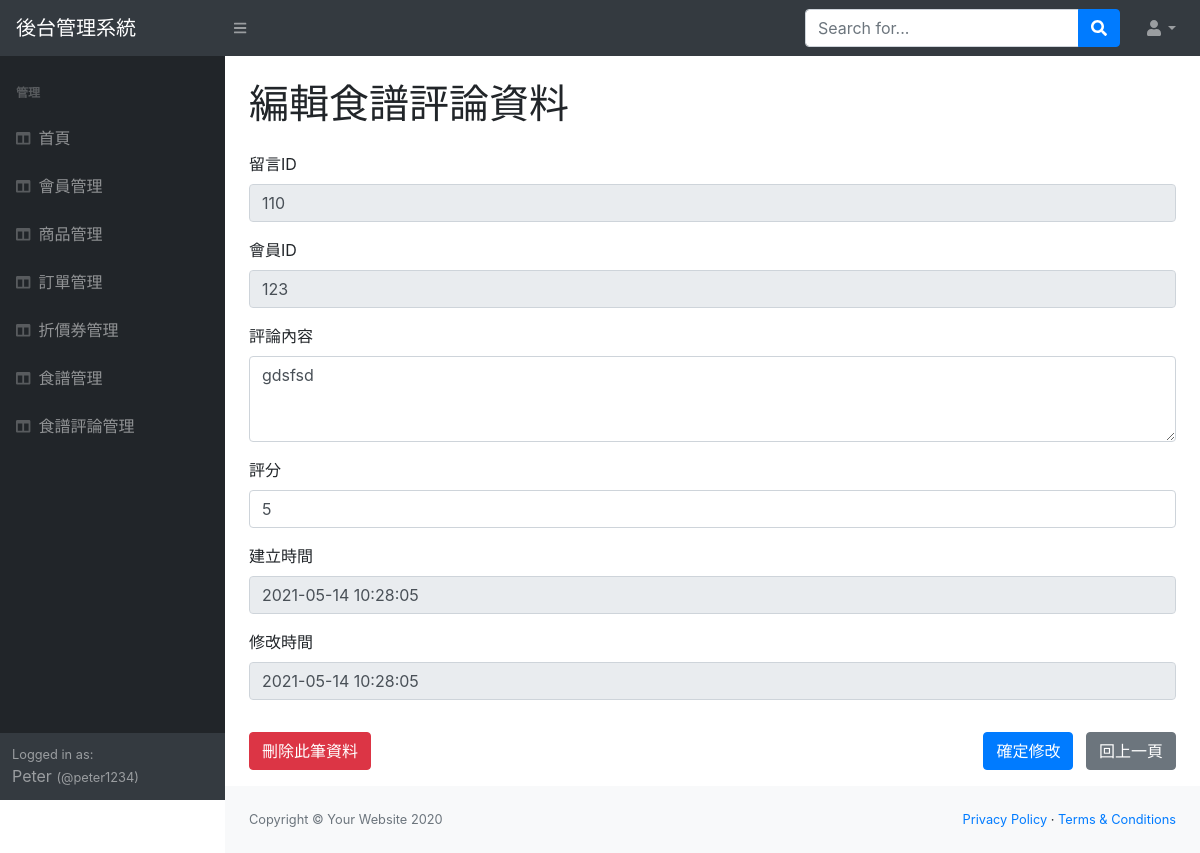
The app's page /recipe_review_view.php?review_id=110 (signed in) with its own data.
### tables this page shows
CREATE TABLE `recipe_reviews` (
  `review_id` int NOT NULL COMMENT '評論ID',
  `recipe_id` int NOT NULL COMMENT '食譜ID',
  `member_id` int DEFAULT NULL COMMENT '會員ID',
  `content` text COMMENT '內容',
  `rating` int NOT NULL COMMENT '評分',
  `created_time` datetime NOT NULL DEFAULT CURRENT_TIMESTAMP COMMENT '建立時間',
  `modified_time` datetime NOT NULL DEFAULT CURRENT_TIMESTAMP ON UPDATE CURRENT_TIMESTAMP COMMENT '修改時間'
);

### recipe_review_view.php (the view, shortened to what this page needs)
<?php
    require "utils/db_connect_mysqli.php";
    $review_id = $_GET["review_id"];
    $sql = "SELECT * FROM recipe_reviews WHERE review_id = $review_id";
    $result = $conn->query($sql);
?>
<!DOCTYPE html>
<html lang="en">
    <head>
        <?php require 'includes/head.php'; ?>
    </head>
    <body class="sb-nav-fixed">
        <?php require 'includes/topnav.php'; ?>
        <div id="layoutSidenav">
            <div id="layoutSidenav_nav">
                <?php require 'includes/sidenav.php'; ?>
            </div>
            <div id="layoutSidenav_content">
                <main>
                    <div class="container">
                        <h1 class="my-4">
                            編輯食譜評論資料
                        </h1>
                        <?php if($result->num_rows > 0): ?>
                            <?php $row = $result->fetch_assoc(); ?>
                            <form action="recipe_review_update.php" method="post">
                                <div class="my-3">
                                    <label>留言ID</label>
                                    <input type="text" class="form-control" name="review_id" value="<?= $row["review_id"] ?>" disabled>
                                </div>
                                <div class="my-3">
                                    <label>會員ID</label>
                                    <input type="text" class="form-control" name="member_id" value="<?= $row["member_id"] ?>" readonly>
                                </div>
                                <div class="my-3">
                                    <label>評論內容</label>
                                    <textarea class="form-control" rows="3" name="content"><?= $row["content"] ?></textarea>
                                </div>
                                <div class="my-3">
                                    <label>評分</label>
                                    <input type="number" class="form-control" name="rating" value="<?= $row["rating"] ?>" required>
                                </div>
                                <div class="my-3">
                                    <label>建立時間</label>
                                    <input type="text" class="form-control"  name="created_time" value="<?= $row["created_time"] ?>" disabled>
                                </div>
                                <div class="my-3">
                                    <label>修改時間</label>
                                    <input type="text" class="form-control"  name="modified_time" value="<?= $row["modified_time"] ?>" disabled>
                                </div>
                                <div class="py-3">
                                    <button type="button" class="btn btn-danger"  onclick="confirmDeletion();">刪除此筆資料</button>
                                    <div class="float-right">
                                        <button type="submit" class="btn btn-primary text-white mr-2">確定修改</button>
                                        <a href="recipe_review_list.php" class="btn btn-secondary text-white">回上一頁</a>
                                    </div>
                                </div>
                            </form>
                        <?php else: ?>
                            沒有這一筆資料
                        <?php endif; ?>
                    </div>
                </main>
                <?php require 'includes/footer.php'; ?>
            </div>
        </div>
    </body>
</html>

### records on screen
recipe_reviews: review_id "110", member_id "123", content "gdsfsd", rating "5", created_time "2021-05-14 10:28:05", modified_time "2021-05-14 10:28:05"

### other values on screen
$websiteTitle "後台管理系統"
$title "首頁"
$title "會員管理"
$title "商品管理"
$title "訂單管理"
$title "折價券管理"
$title "食譜管理"
$title "食譜評論管理"
$_SESSION['login']['name'] "Peter"
$_SESSION['login']['username'] "peter1234"
